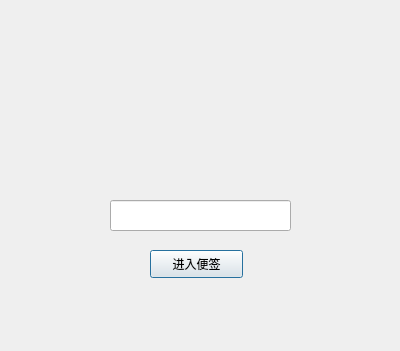
<?xml version="1.0" encoding="UTF-8"?>
<ui version="4.0">
 <class>login</class>
 <widget class="QDialog" name="login">
  <property name="geometry">
   <rect>
    <x>0</x>
    <y>0</y>
    <width>400</width>
    <height>351</height>
   </rect>
  </property>
  <property name="minimumSize">
   <size>
    <width>400</width>
    <height>351</height>
   </size>
  </property>
  <property name="maximumSize">
   <size>
    <width>400</width>
    <height>351</height>
   </size>
  </property>
  <property name="windowTitle">
   <string>便签登录界面</string>
  </property>
  <widget class="QLabel" name="label">
   <property name="geometry">
    <rect>
     <x>-210</x>
     <y>0</y>
     <width>611</width>
     <height>351</height>
    </rect>
   </property>
   <property name="text">
    <string/>
   </property>
   <property name="pixmap">
    <pixmap resource="../myresource_file.qrc">:/login</pixmap>
   </property>
  </widget>
  <widget class="QLineEdit" name="lineEdit">
   <property name="geometry">
    <rect>
     <x>110</x>
     <y>200</y>
     <width>181</width>
     <height>31</height>
    </rect>
   </property>
  </widget>
  <widget class="QPushButton" name="pushButton">
   <property name="geometry">
    <rect>
     <x>150</x>
     <y>250</y>
     <width>93</width>
     <height>28</height>
    </rect>
   </property>
   <property name="text">
    <string>进入便签</string>
   </property>
  </widget>
  <widget class="QLabel" name="label_2">
   <property name="geometry">
    <rect>
     <x>300</x>
     <y>190</y>
     <width>41</width>
     <height>41</height>
    </rect>
   </property>
   <property name="text">
    <string/>
   </property>
   <property name="pixmap">
    <pixmap resource="../myresource_file.qrc">:/lock</pixmap>
   </property>
  </widget>
  <widget class="QLabel" name="label_3">
   <property name="geometry">
    <rect>
     <x>160</x>
     <y>130</y>
     <width>72</width>
     <height>15</height>
    </rect>
   </property>
   <property name="text">
    <string/>
   </property>
  </widget>
  <widget class="QLabel" name="label_4">
   <property name="geometry">
    <rect>
     <x>120</x>
     <y>80</y>
     <width>141</width>
     <height>121</height>
    </rect>
   </property>
   <property name="text">
    <string/>
   </property>
   <property name="pixmap">
    <pixmap resource="../myresource_file.qrc">:/photo</pixmap>
   </property>
  </widget>
 </widget>
 <resources>
  <include location="../myresource_file.qrc"/>
 </resources>
 <connections/>
</ui>
